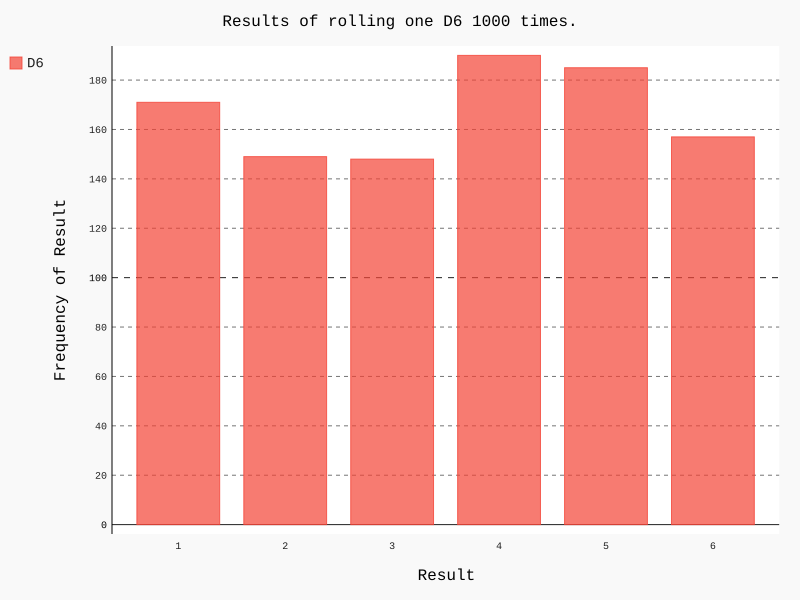

Write Python code to recreate this figure.
# Author: Bojan G. Kalicanin
# Date: 24-Dec-2016
# Visual representation of rolling dice.

import pygal
from die import Die

# Create a D6.
die = Die()

# Make some rolls, and store results in a list.
results = []
[results.append(die.roll()) for roll_num in range(1000)]

# Analyze the results.
frequencies = []
[frequencies.append(results.count(value))
    for value in range(1, die.num_sides+1)]

# Visualize the results.
hist = pygal.Bar()

hist.title = "Results of rolling one D6 1000 times."
hist.x_labels = [str(i) for i in range(1, die.num_sides+1)]
hist.x_title = "Result"
hist.y_title = "Frequency of Result"

hist.add('D6', frequencies)
hist.render_to_file('die_visual.svg')
#print(frequencies)
